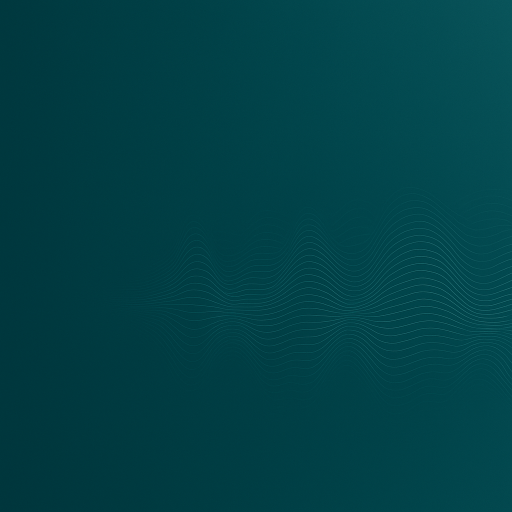
#> input picture ad-campaign/creative/base/01-landscape-bg.png, 1024 x 1024 px, given in place of app-icon-512.png, which was not available (shown at 1/2 size)
$ python compose-meme.py
#> lines starting #> are read from the running program, lines starting #| are printed output that depends on the picture; pictures that were not available may be replaced by others from this repository, and a replacement may not be noted
#!/usr/bin/env python3
"""Compose the Drake-style comparison creative at 1200x1500 (Google portrait)."""
from PIL import Image, ImageDraw, ImageFont, ImageFilter
import os

ROOT = "ad-campaign/creative"
FONT_DIR = "/usr/share/fonts/truetype/dejavu"
TEAL = (40, 94, 97)


def font(size, bold=True):
    name = "DejaVuSans-Bold.ttf" if bold else "DejaVuSans.ttf"
    return ImageFont.truetype(os.path.join(FONT_DIR, name), size)


def caption(draw, cx, y, s, fnt_size, width=980):
    """Caption with a dark translucent band, centered at cx."""
    f = font(fnt_size)
    bb = draw.textbbox((0, 0), s, font=f)
    tw = bb[2] - bb[0]
    th = bb[3] - bb[1]
    x0 = cx - tw // 2 - 40
    y0 = y - 14
    ov = Image.new("RGBA", draw._image.size, (0, 0, 0, 0))
    ImageDraw.Draw(ov).rounded_rectangle(
        (x0, y0, x0 + tw + 80, y0 + th + 28), radius=20, fill=(10, 26, 27, 130))
    draw._image.alpha_composite(ov)
    draw.text((cx, y), s, font=f, fill=(255, 255, 255), anchor="ma")


def main():
    icon = Image.open("playstore-docs/graphics/app-icon-512.png").convert("RGBA")
    base = Image.open(os.path.join(ROOT, "base", "06-meme-two-panels.png")).convert("RGBA")
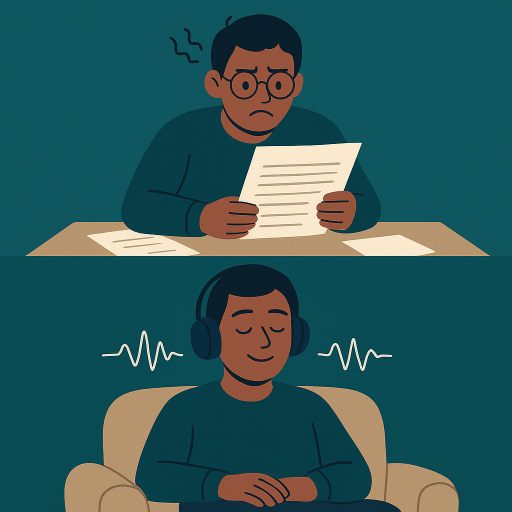
#> input picture ad-campaign/creative/base/06-meme-two-panels.png, 1024 x 1024 px, found by its file name (shown at 1/2 size)

    up = base.resize((1500, 1500), Image.LANCZOS)
    img = up.crop((150, 0, 1350, 1500)).copy()
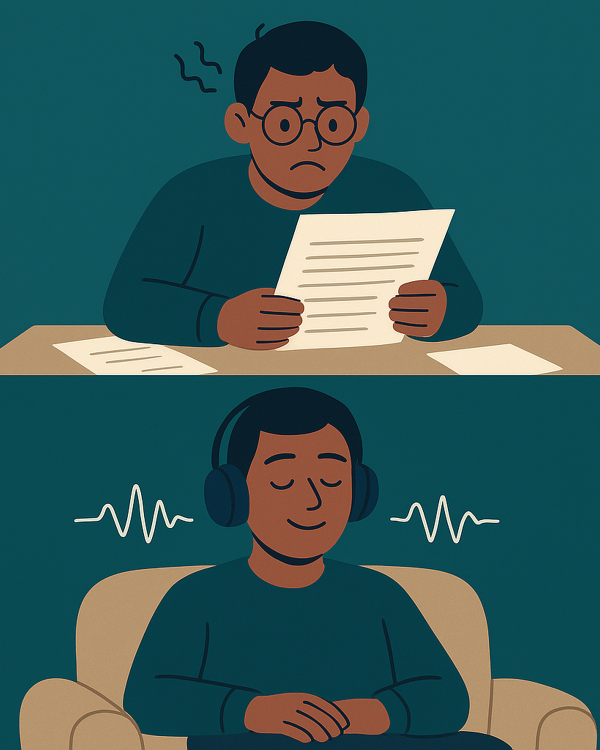
#> img: PIL image 1200x1500 RGBA (shown at 1/2 size); mean R, G, B, A 52.3, 90.3, 90, 255
    d = ImageDraw.Draw(img)

    d.rounded_rectangle((0, 744, 1200, 756), radius=6, fill=(255, 255, 255))

    caption(d, 600, 668, "Reading a long document", 40)
#> in caption, `ov = Image.new("RGBA", draw._image.size, (0, 0, 0, 0))`: ov: PIL image 1200x1500 RGBA; every value is 0
#> in caption, `ImageDraw.Draw(ov).rounded_rectangle( (x0, y0, x0 + tw + 80, y0 + th +..`:
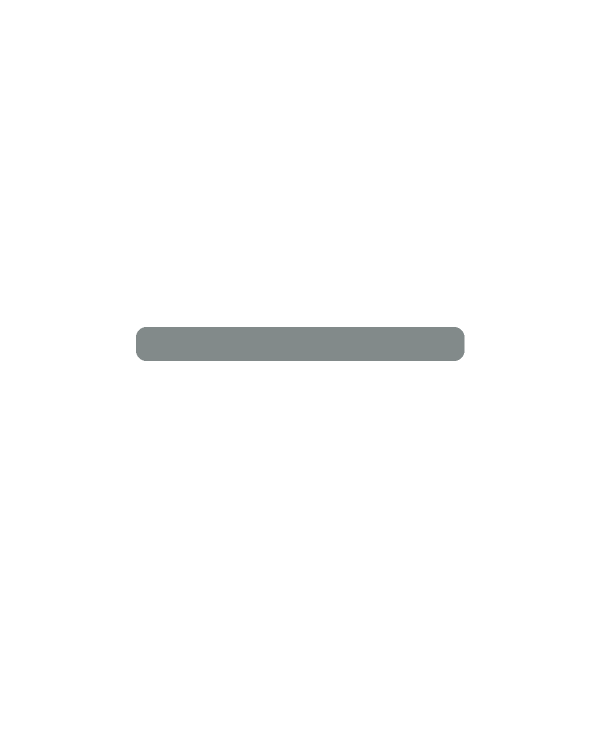
#> ov: PIL image 1200x1500 RGBA (shown at 1/2 size); mean R, G, B, A 0.2, 0.6, 0.7, 3.2; transparent parts drawn white
    caption(d, 600, 1372, "Listening to it read aloud", 40)
#> call 2 of caption, with cx = 600, y = 1372, s = 'Listening to it read aloud', fnt_size = 40, width = 980
#> in caption (call 2), `ImageDraw.Draw(ov).rounded_rectangle( (x0, y0, x0 + tw + 80, y0 + th +..`:
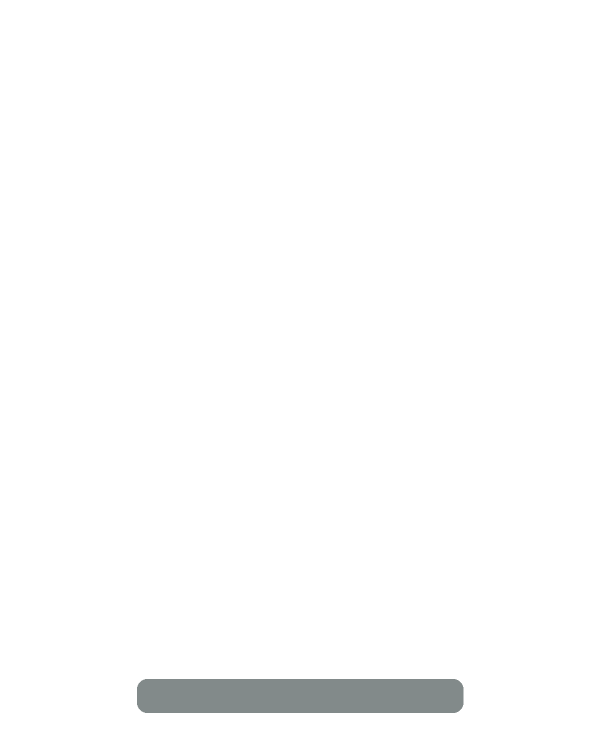
#> ov: PIL image 1200x1500 RGBA (shown at 1/2 size); mean R, G, B, A 0.2, 0.6, 0.7, 3.2; transparent parts drawn white
#> in caption (call 2), `draw._image.alpha_composite(ov)`:
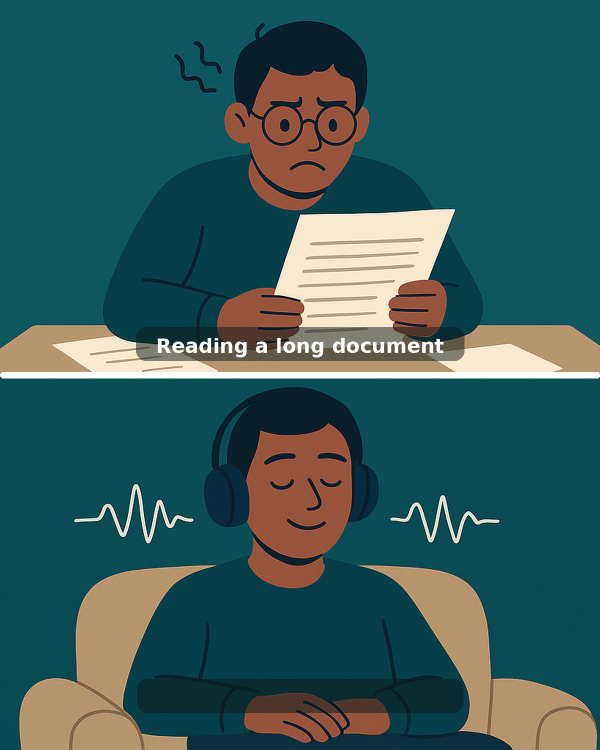
#> draw._image: PIL image 1200x1500 RGBA (shown at 1/2 size); mean R, G, B, A 52.1, 90.2, 90.3, 255

    size = 30
    ic = icon.resize((size, size), Image.LANCZOS)
    mask = Image.new("L", (size, size), 0)
#> mask: PIL image 30x30 L; every value is 0
    ImageDraw.Draw(mask).rounded_rectangle((0, 0, size, size), radius=6, fill=255)
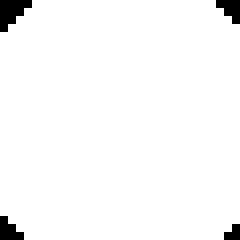
#> mask: PIL image 30x30 L (shown 8 times larger); 97.2% white; 4 black regions (4 under 20 px)
    d._image.paste(ic, (520, 1456), mask)
    d.text((560, 1468), "Orator", font=font(24), fill=(255, 255, 255), anchor="la")

    img.convert("RGB").save(os.path.join(ROOT, "06-drake-style-portrait-1200x1500.png"))
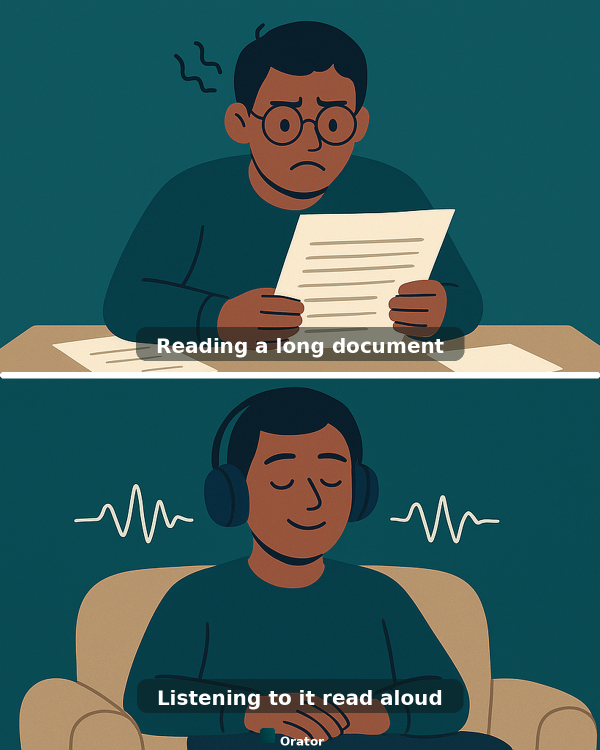
#> saved as 06-drake-style-portrait-1200x1500.png: PIL image 1200x1500 RGB (shown at 1/2 size); mean R, G, B 53, 91, 91.2
    print("done")


if __name__ == "__main__":
    main()
